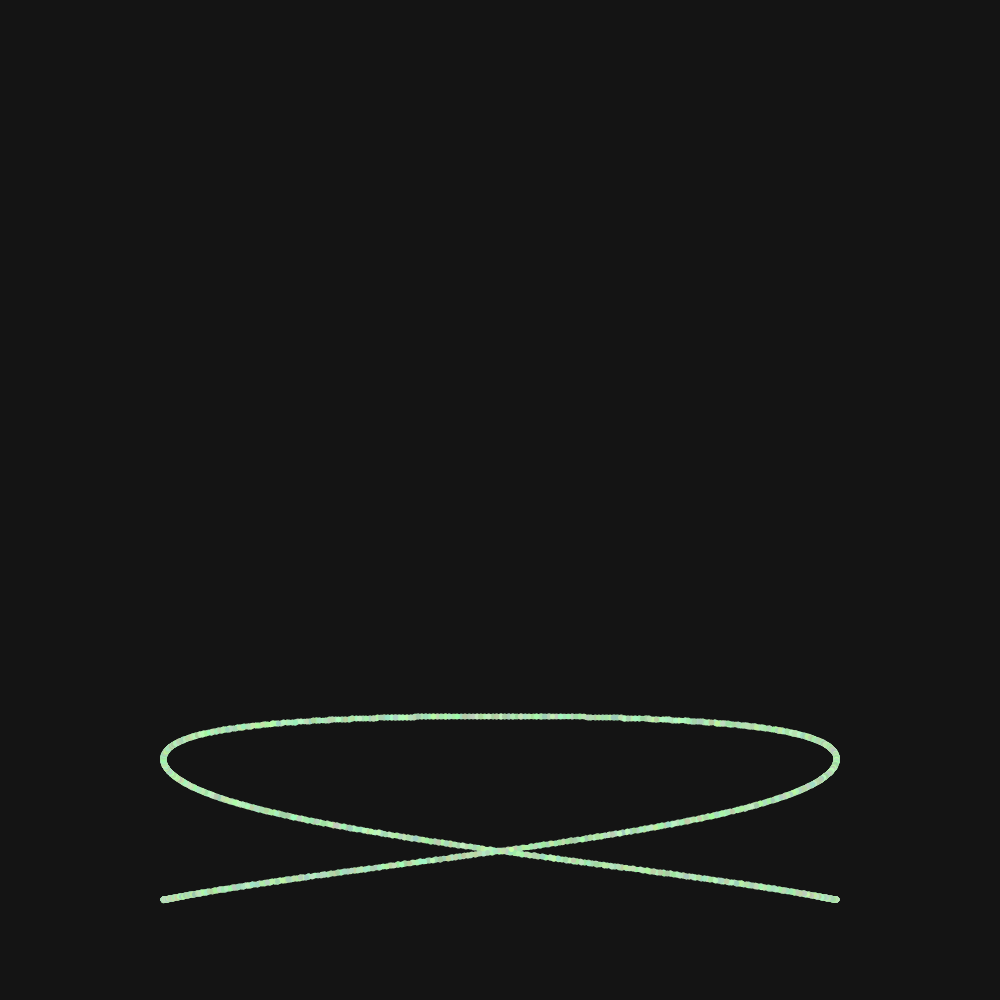
Frame 1 (no input)
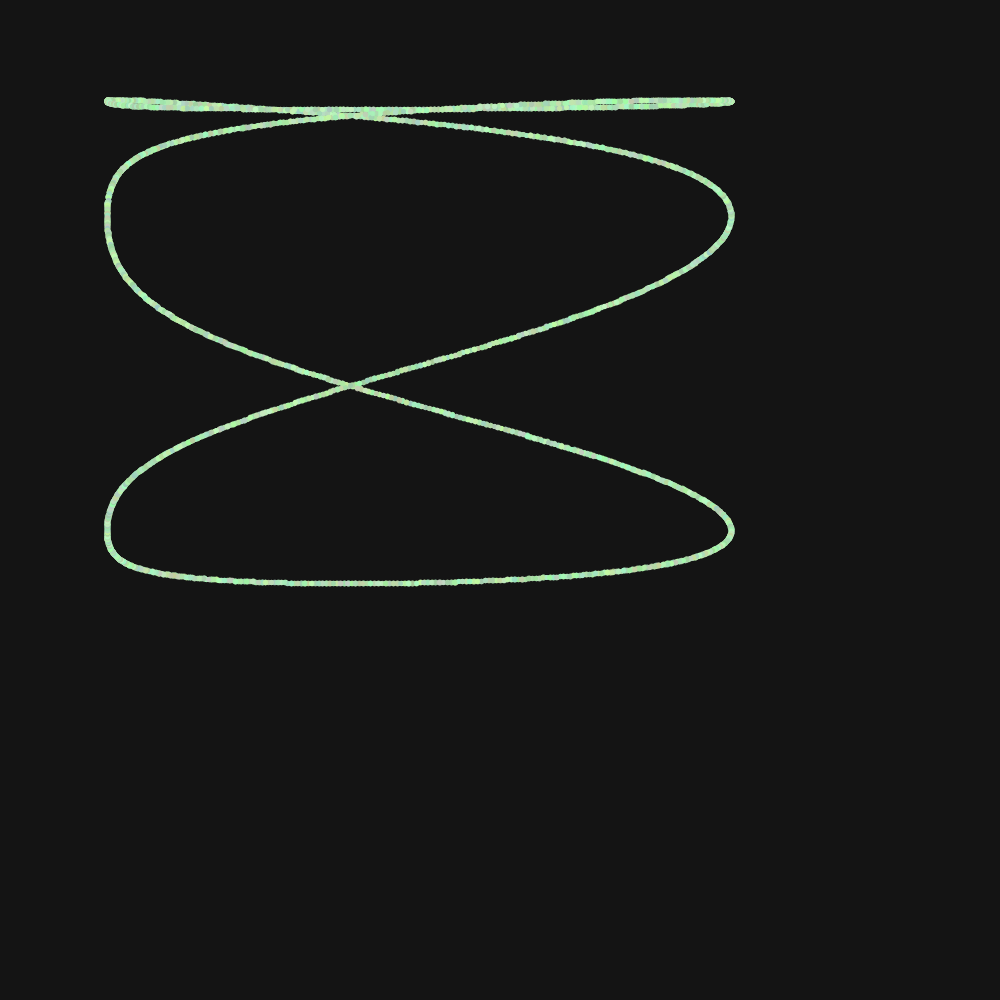
Frame 60 (the mouse pressed at the canvas centre just before this capture)
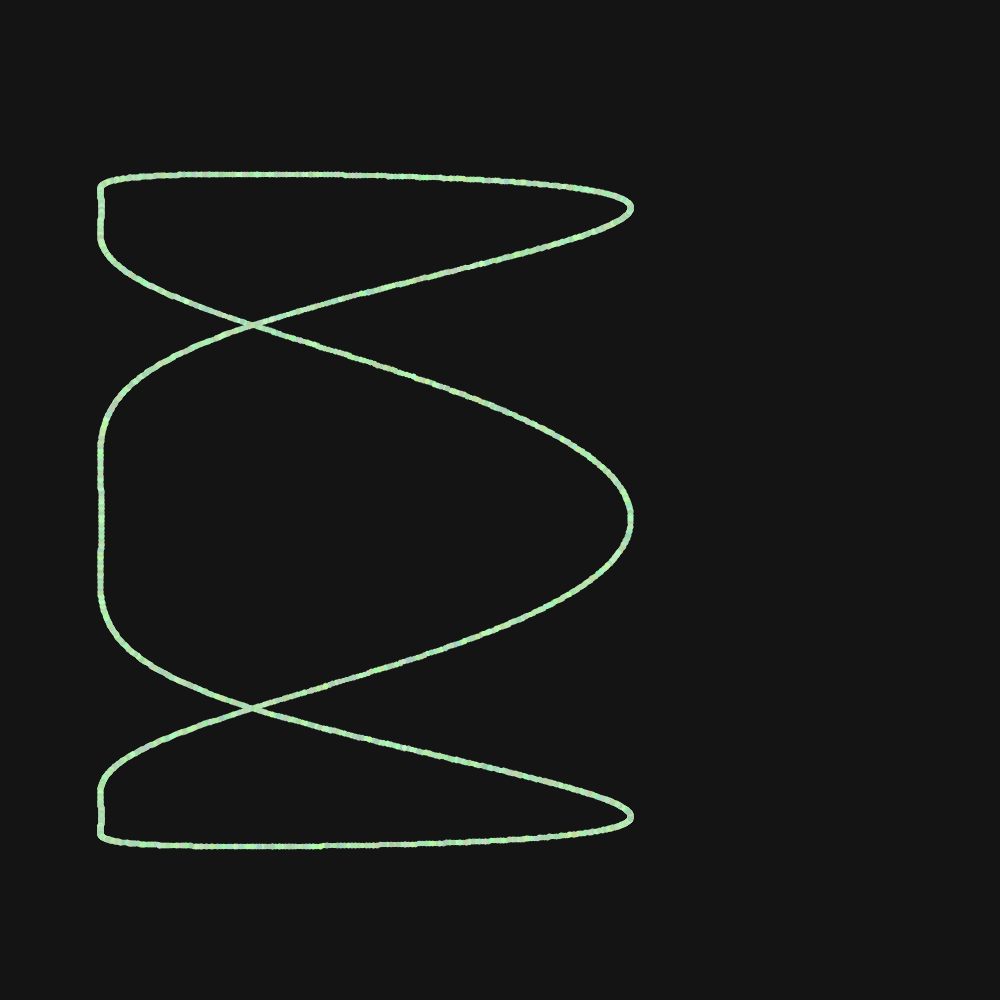
Frame 120 (the mouse held since frame 60 and released just before this capture)

The Processing sketch that drew these frames (run headless with seeded random() and noise(); from frame 60 on, the mouse is pressed at the canvas centre):

// Processing sketch: Abstact_Sin_Wave_coolness
// ── Abstact_Sin_Wave_coolness.pde


//DRAW VARIABLES
static final int NUM_LINES = 100;
float t;
float r;



void setup(){
  background(20);
  //fullScreen();
  size(1000, 1000);



}

void draw(){
  background(20);
  
  translate(width/2, height/2);
  
  for(int i = 0; i < 5000; i++){
   stroke(random(155, 200),random(200, 255),random(155, 200), random(200, 255));
  strokeWeight(random( 5, 6));
  //line(x1(t + i), y1(t + i), x2(t + i), y2(t + i) );
  point(x1(t+ i), y1(t+ i));
  //point(x2(t+ i), y2(t+ i));
  }
  t+= 0.5;
    r+=2;
    println(r);
   
}

float x1(float t){
  
  // 1) return sin(sin(t/r) ) * 500   ;
  return sin(sin(t/50)+r/20 )  * 400  ;
  //return -sin(FREQUENCY) * AMPLITUDE + sin(FREQ) * AMP;
}

float y1(float t){
  // 1) return cos(t / 15) *(cos(t/20)*400);
  return cos(cos(t /150)+r/50) *400;
}
float z1(float t){
  return cos(t/15) * 100;
}
float x2(float t){
  return sin(t / r) * 200 ;
  //return -sin(FREQUENCY) * AMPLITUDE + sin(FREQ) * AMP;
}

float y2(float t){
  return cos(t / 20) * 200;
}
